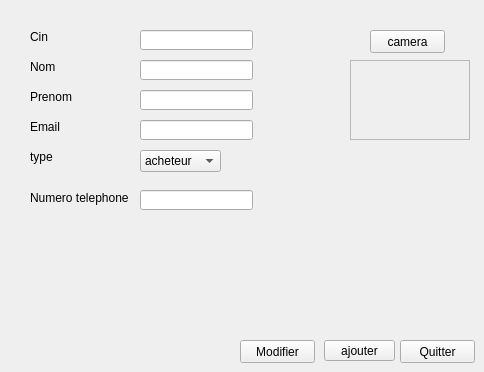
      <widget class="QWidget" name="tab_4">
       <attribute name="title">
        <string>ajouter client</string>
       </attribute>
       <widget class="QLabel" name="nom">
        <property name="geometry">
         <rect>
          <x>30</x>
          <y>60</y>
          <width>47</width>
          <height>14</height>
         </rect>
        </property>
        <property name="text">
         <string>Nom</string>
        </property>
       </widget>
       <widget class="QLabel" name="prenom">
        <property name="geometry">
         <rect>
          <x>30</x>
          <y>90</y>
          <width>47</width>
          <height>14</height>
         </rect>
        </property>
        <property name="text">
         <string>Prenom</string>
        </property>
       </widget>
       <widget class="QLabel" name="cin4">
        <property name="geometry">
         <rect>
          <x>30</x>
          <y>30</y>
          <width>47</width>
          <height>14</height>
         </rect>
        </property>
        <property name="text">
         <string>Cin</string>
        </property>
       </widget>
       <widget class="QLabel" name="email">
        <property name="geometry">
         <rect>
          <x>30</x>
          <y>120</y>
          <width>47</width>
          <height>14</height>
         </rect>
        </property>
        <property name="text">
         <string>Email</string>
        </property>
       </widget>
       <widget class="QLabel" name="tel">
        <property name="geometry">
         <rect>
          <x>30</x>
          <y>190</y>
          <width>101</width>
          <height>16</height>
         </rect>
        </property>
        <property name="text">
         <string>Numero telephone</string>
        </property>
       </widget>
       <widget class="QLabel" name="type">
        <property name="geometry">
         <rect>
          <x>30</x>
          <y>150</y>
          <width>47</width>
          <height>14</height>
         </rect>
        </property>
        <property name="text">
         <string>type</string>
        </property>
       </widget>
       <widget class="QLineEdit" name="cin">
        <property name="geometry">
         <rect>
          <x>140</x>
          <y>30</y>
          <width>113</width>
          <height>20</height>
         </rect>
        </property>
       </widget>
       <widget class="QLineEdit" name="prenomcl">
        <property name="geometry">
         <rect>
          <x>140</x>
          <y>90</y>
          <width>113</width>
          <height>20</height>
         </rect>
        </property>
       </widget>
       <widget class="QLineEdit" name="nomcl">
        <property name="geometry">
         <rect>
          <x>140</x>
          <y>60</y>
          <width>113</width>
          <height>20</height>
         </rect>
        </property>
       </widget>
       <widget class="QLineEdit" name="emailcl">
        <property name="geometry">
         <rect>
          <x>140</x>
          <y>120</y>
          <width>113</width>
          <height>20</height>
         </rect>
        </property>
       </widget>
       <widget class="QLineEdit" name="numtelcl">
        <property name="geometry">
         <rect>
          <x>140</x>
          <y>190</y>
          <width>113</width>
          <height>20</height>
         </rect>
        </property>
       </widget>
       <widget class="QPushButton" name="pushButton_4">
        <property name="geometry">
         <rect>
          <x>324</x>
          <y>340</y>
          <width>71</width>
          <height>21</height>
         </rect>
        </property>
        <property name="text">
         <string>ajouter</string>
        </property>
       </widget>
       <widget class="QPushButton" name="pushButton_5">
        <property name="geometry">
         <rect>
          <x>400</x>
          <y>340</y>
          <width>75</width>
          <height>23</height>
         </rect>
        </property>
        <property name="text">
         <string>Quitter</string>
        </property>
       </widget>
       <widget class="QLabel" name="label_16">
        <property name="geometry">
         <rect>
          <x>30</x>
          <y>240</y>
          <width>101</width>
          <height>91</height>
         </rect>
        </property>
        <property name="styleSheet">
         <string notr="true">border-image: url(:/Nouveau dossier/2.1.png);</string>
        </property>
        <property name="text">
         <string/>
        </property>
        <property name="pixmap">
         <pixmap resource="GFX.qrc">:/logo.ico</pixmap>
        </property>
        <property name="scaledContents">
         <bool>true</bool>
        </property>
       </widget>
       <widget class="QComboBox" name="typecl">
        <property name="geometry">
         <rect>
          <x>140</x>
          <y>150</y>
          <width>81</width>
          <height>22</height>
         </rect>
        </property>
        <item>
         <property name="text">
          <string>acheteur</string>
         </property>
        </item>
        <item>
         <property name="text">
          <string>vendeur</string>
         </property>
        </item>
       </widget>
       <widget class="QPushButton" name="pushButton_6">
        <property name="geometry">
         <rect>
          <x>240</x>
          <y>340</y>
          <width>75</width>
          <height>23</height>
         </rect>
        </property>
        <property name="text">
         <string>Modifier</string>
        </property>
       </widget>
       <widget class="QPushButton" name="cam">
        <property name="geometry">
         <rect>
          <x>370</x>
          <y>30</y>
          <width>75</width>
          <height>23</height>
         </rect>
        </property>
        <property name="text">
         <string>camera</string>
        </property>
       </widget>
       <widget class="QScrollArea" name="scrollArea">
        <property name="geometry">
         <rect>
          <x>350</x>
          <y>60</y>
          <width>120</width>
          <height>80</height>
         </rect>
        </property>
        <property name="widgetResizable">
         <bool>true</bool>
        </property>
        <widget class="QWidget" name="scrollAreaWidgetContents">
         <property name="geometry">
          <rect>
           <x>0</x>
           <y>0</y>
           <width>118</width>
           <height>78</height>
          </rect>
         </property>
        </widget>
       </widget>
      </widget>
